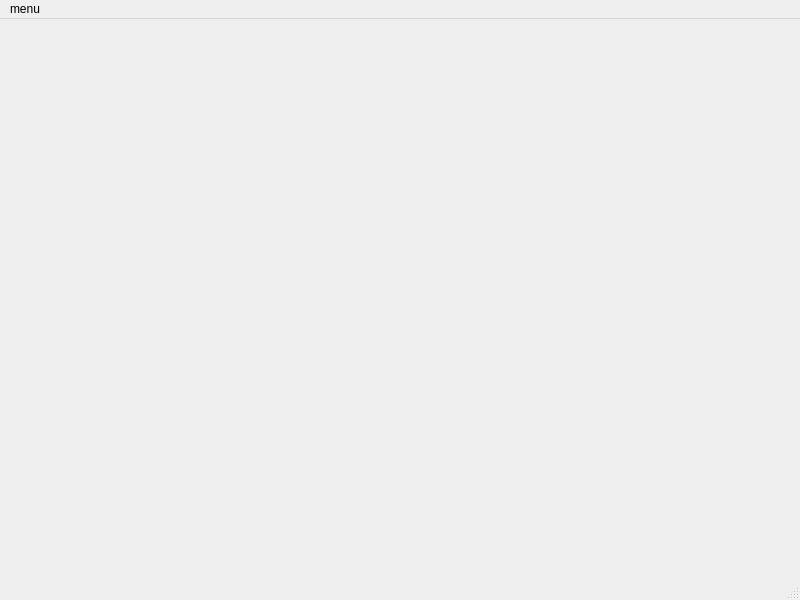
<?xml version="1.0" encoding="UTF-8"?>
<ui version="4.0">
 <class>MainWindow</class>
 <widget class="QMainWindow" name="MainWindow">
  <property name="geometry">
   <rect>
    <x>0</x>
    <y>0</y>
    <width>800</width>
    <height>600</height>
   </rect>
  </property>
  <property name="windowTitle">
   <string>MainWindow</string>
  </property>
  <widget class="QWidget" name="centralwidget"/>
  <widget class="QMenuBar" name="menubar">
   <property name="geometry">
    <rect>
     <x>0</x>
     <y>0</y>
     <width>800</width>
     <height>28</height>
    </rect>
   </property>
   <widget class="QMenu" name="menumenu">
    <property name="title">
     <string>menu</string>
    </property>
    <addaction name="action_export"/>
   </widget>
   <addaction name="menumenu"/>
  </widget>
  <widget class="QStatusBar" name="statusbar"/>
  <action name="action_export">
   <property name="text">
    <string>导出</string>
   </property>
  </action>
 </widget>
 <resources/>
 <connections/>
</ui>
